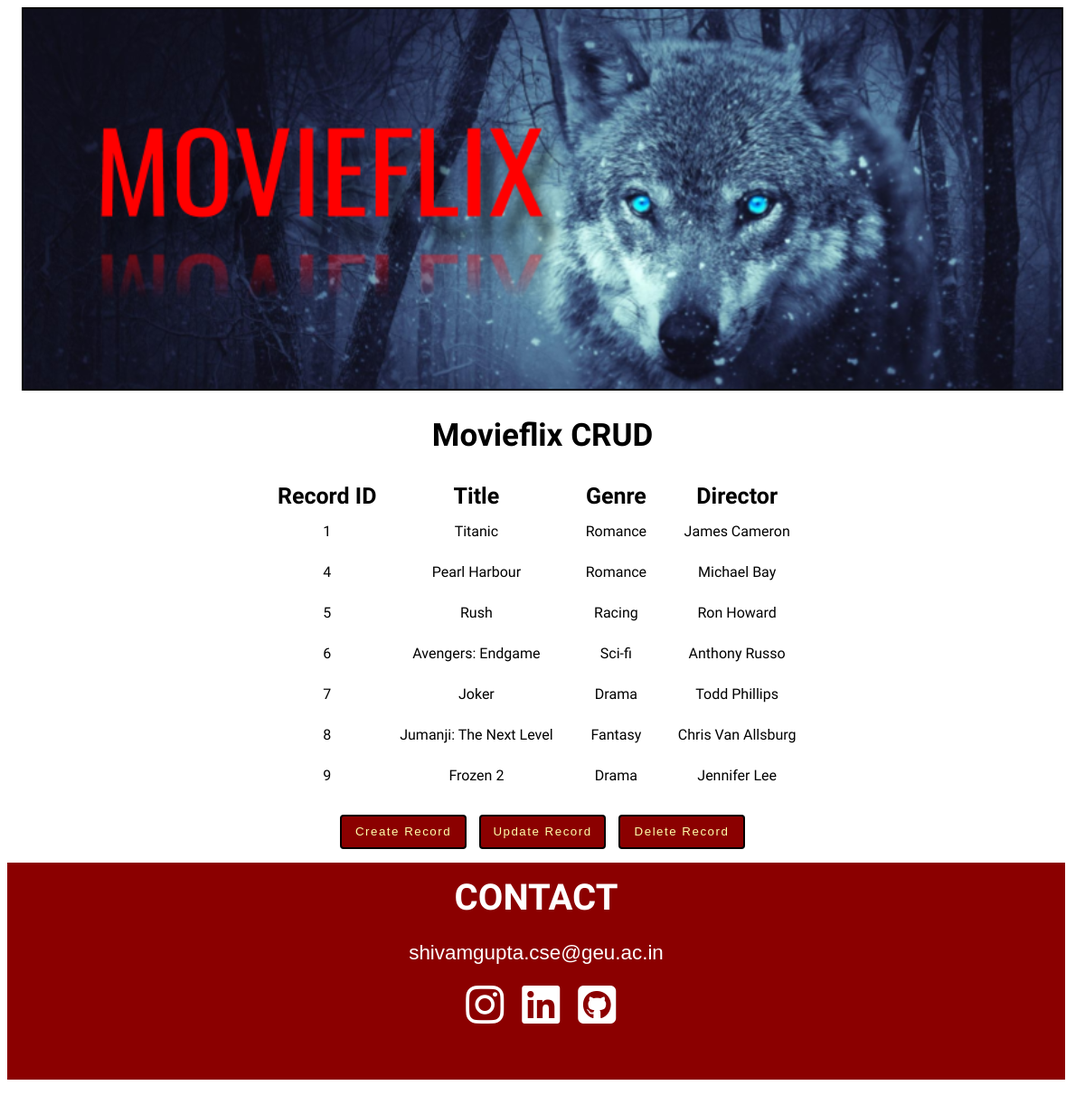
The page / on the database its author committed.
### tables this page shows
CREATE TABLE `movieflix_table` (
  `id` int(11) NOT NULL,
  `title` text NOT NULL,
  `genre` text NOT NULL,
  `director` text NOT NULL
);

### index.php (the view, shortened to what this page needs)
<!DOCTYPE html>
<html>
<head>
    <link href = "style.css" type = "text/css" rel = "stylesheet">
</head>
<body>
    <div class="main-bg-container">
    </div>
    <div class="main-div">
        <div>
            <h2>Movieflix CRUD</h2>
            <?php
                $servername = 'localhost';
                $username = 'root';
                $password = '';
                $databasename = 'movieflix_database';
                $connection = mysqli_connect($servername, $username, $password, $databasename);
                $sql = "SELECT * FROM movieflix_table";
                $result = mysqli_query($connection, $sql);
                $rowCount = mysqli_num_rows($result);
                if($rowCount > 0){
                    echo "
                        <table>
                            <thead>
                                <tr>
                                    <th>Record ID</th>
                                    <th>Title</th>
                                    <th>Genre</th>
                                    <th>Director</th>
                                </tr>
                            </thead>
                    ";
                }
            ?>
            <?php
                while ($row = $result->fetch_assoc()):?>
                    <tr>
                        <td><?php echo $row['id'] ?></td>
                        <td><?php echo $row['title'] ?></td>
                        <td><?php echo $row['genre'] ?></td>
                        <td><?php echo $row['director'] ?></td>
                    </tr>
                <?php endwhile ?>
            </table>
        </div>
        <div class="content-wrapper">
            <button id="create-button">Create Record</button>
            <button id="update-button">Update Record</button>
            <button id="delete-button">Delete Record</button>
        </div>
    </div>
    <div class = "contact-section">
        <h3 class="contact-title">Contact</h3>
        <div>
            <p class="email"><a href="https://mail.google.com/mail/u/0/#inbox?compose=GTvVlcRwQnXPrSQvqlKHhMXfgWHTxsWVVDJfQGFcvkqgPBSrCgkfPVhfbqzMdlCHkQgpVSJcTvhJG" class="mail">shivamgupta.cse@geu.ac.in</a></p>
            <div class="social-media-div">
                <div class="social-media-icon">
                    <a href="https://www.instagram.com/shivam_888/" class="icon"><i class="fab fa-instagram fa-3x"></i></a>
                </div>
                <div class="social-media-icon">
                    <a href="https://www.linkedin.com/in/shivam-gupta-7524b0182" class="icon"><i class="fab fa-linkedin fa-3x"></i></a>
                </div>
                <div class="social-media-icon">
                    <a href="https://github.com/shivam1808" class="icon"><i class="fab fa-github-square fa-3x"></i></a>
                </div>
            </div><br />
            <p>&copy;ShivamLandscape2020</p>
        </div>
    </div>
</body>
</html>

### style.css (style rules this page uses)
body { font-family: 'Courier Prime', monospace; }
.main-bg-container { width: 97%; height: 35vw; border: 2px solid black; margin: auto auto; text-align: center; background-image: url(movieflix_cover.jpg); background-position: center; background-size: cover; }
.main-div { width: 80vw; margin: 0 auto; }
h2 { font-size: 35px; text-align: center; }
table { margin: 15px auto; width: 50vw; text-align: center; }
table tr td { padding: 12px; }
table tr th { font-size: 25px; }
.content-wrapper { width: 100%; margin: 0 auto; text-align: center; }
#create-button, #update-button, #delete-button { width: 140px; height: 37.5px; background-color: darkred; color: #FFFFAA; border-radius: 4px; border: 2px solid black; letter-spacing: 1.5px; cursor: pointer; margin: 5px 5px; }
.contact-section { width: 97.5vw; height: 20vw; background-color: darkred; text-align: center; color: white; }
.contact-title { margin: 10px 0; padding: 15px; text-transform: uppercase; font-size: 250%; }
.email { font-size: 140%; margin: 5px auto; font-family: 'Franklin Gothic Medium', 'Arial Narrow', Arial, sans-serif; }
.social-media-div { width: 15%; margin: 20px auto; height: 50px; display: flex; flex-direction: row; }
.social-media-icon { width: 30%; height: 100%; margin: 0 10px; }
.icon:link { color: white; }
.mail:link { color: white; text-decoration: none; }

### rows shown on the page
movieflix_table: id "1", title "Titanic", genre "Romance", director "James Cameron"
movieflix_table: id "4", title "Pearl Harbour", genre "Romance", director "Michael Bay"
movieflix_table: id "5", title "Rush", genre "Racing", director "Ron Howard"
movieflix_table: id "6", title "Avengers: Endgame", genre "Sci-fi", director "Anthony Russo"
movieflix_table: id "7", title "Joker", genre "Drama", director "Todd Phillips"
movieflix_table: id "8", title "Jumanji: The Next Level", genre "Fantasy", director "Chris Van Allsburg"
movieflix_table: id "9", title "Frozen 2", genre "Drama", director "Jennifer Lee"
